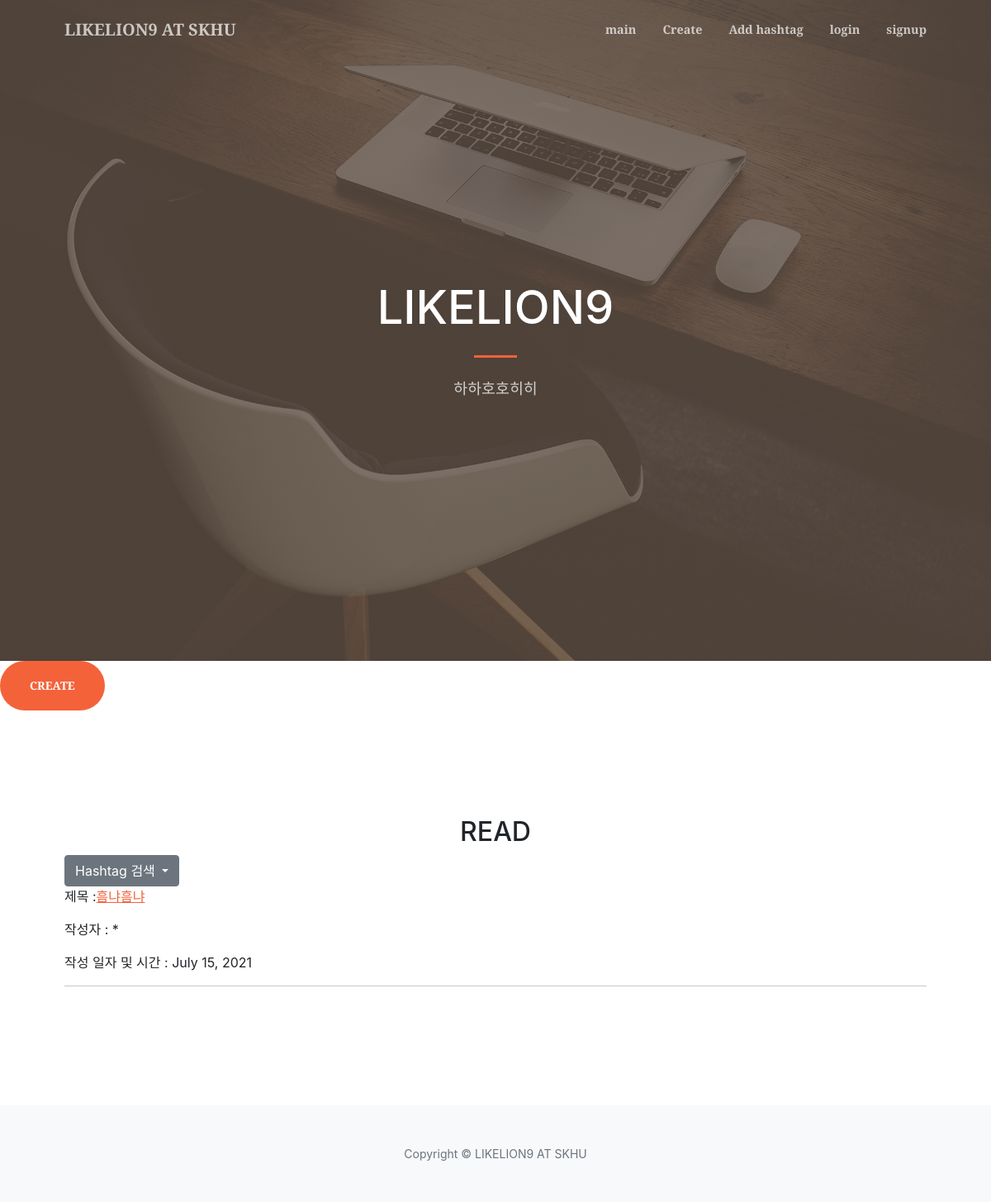
Before: / with the older database file.
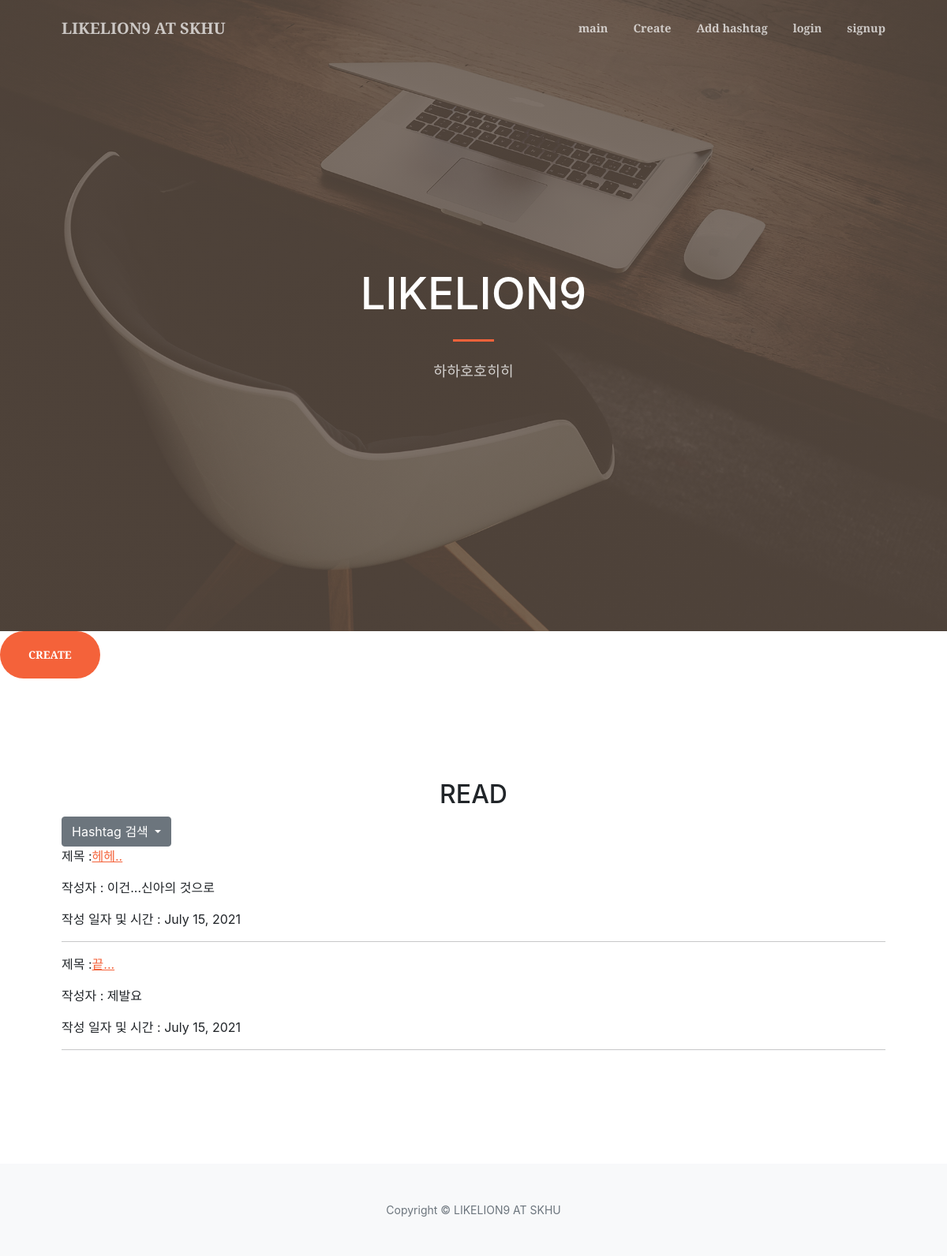
After: the same page with the newer database file.
### blog/models.py (models this page shows, shortened)
class Blog(models.Model):
    title = models.CharField(max_length=200)
    pub_date = models.DateField('date published')
    writer = models.CharField(max_length=15, default='닉네임을 입력해주세요')
    content = models.TextField()
    hashtags = models.ManyToManyField('Hashtag', blank=True)
    image = models.ImageField(upload_to='images/', blank=True)

### blog/views.py (the view)
# urls.py: path('', blog.views.main, name='main'),
def main(request):
    posts = Blog.objects
    hashtags = Hashtag.objects
    return render(request, 'blog/main.html', {'posts':posts, 'hashtags':hashtags})

### blog/templates/blog/main.html (shortened to what this page needs)
{% extends 'blog/base.html' %}
{% block content %}
<a class="btn btn-primary btn-xl" href="{% url 'create' %}">CREATE</a>
<section class="page-section" id="services">
    <div class="container px-4 px-lg-5">
        <h2 class="text-center mt-0">READ</h2>
        <div class="dropdown">
          <button class="btn btn-secondary dropdown-toggle" type="button" id="dropdownMenuButton1" data-bs-toggle="dropdown" aria-expanded="false">
            Hashtag 검색
          </button>
        </div>
        {% for posts in posts.all %}
        <p>제목 :<a href="{% url 'detail' posts.id %}">{{ posts.title }}</a></p>
        <p>작성자 : {{ posts.writer }}</p>
        <p>작성 일자 및 시간 : {{ posts.pub_date }}</p>
        <hr>
        {% endfor %}
    </div>
</section>
{% endblock %}

Changed rows visible on the page:
changed Blog: title "흠냐흠냐" → "헤헤.."; writer "*" → "이건...신아의 것으로"
added Blog: title "끝...", writer "제발요", pub_date "July 15, 2021"
